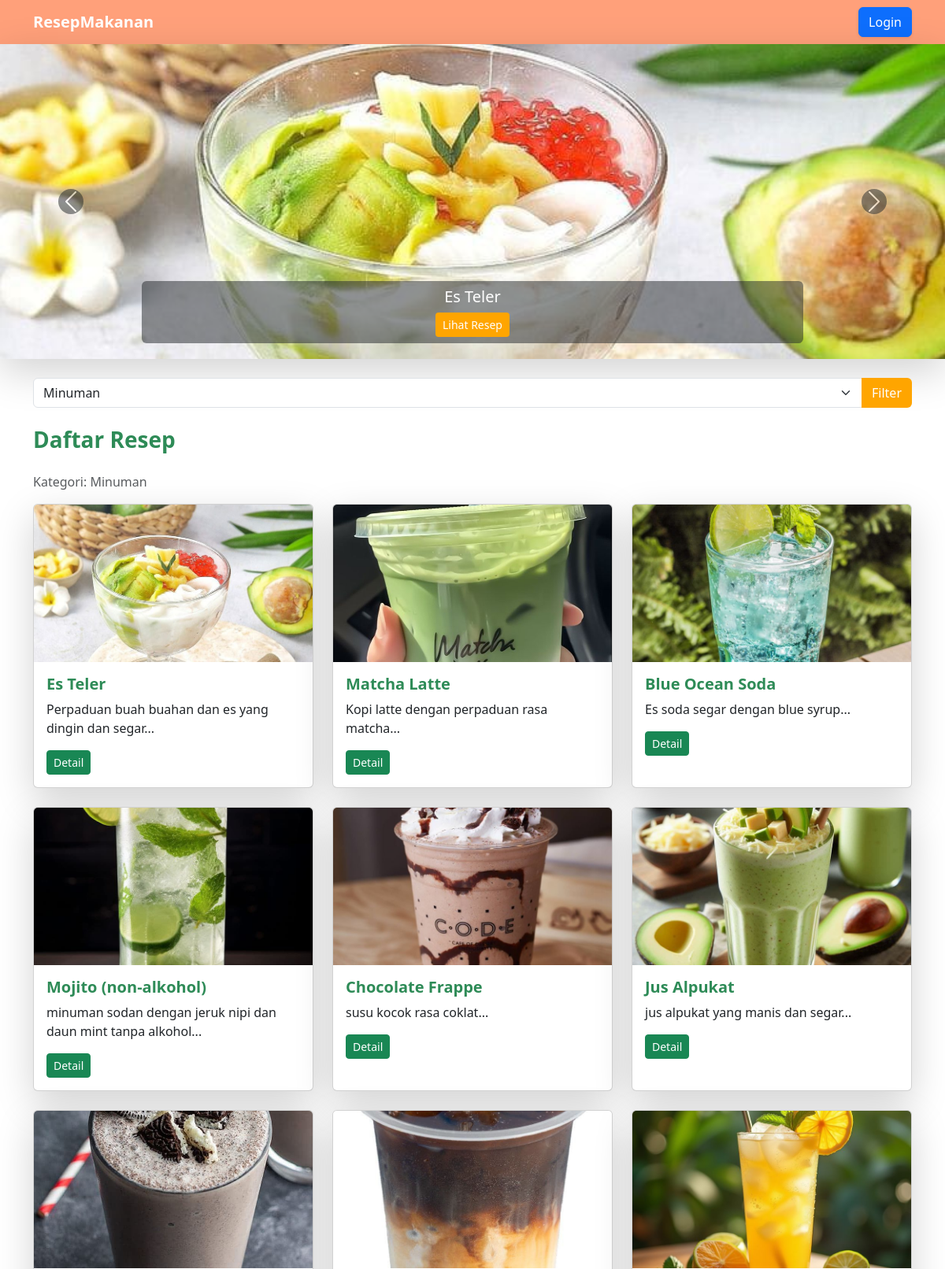
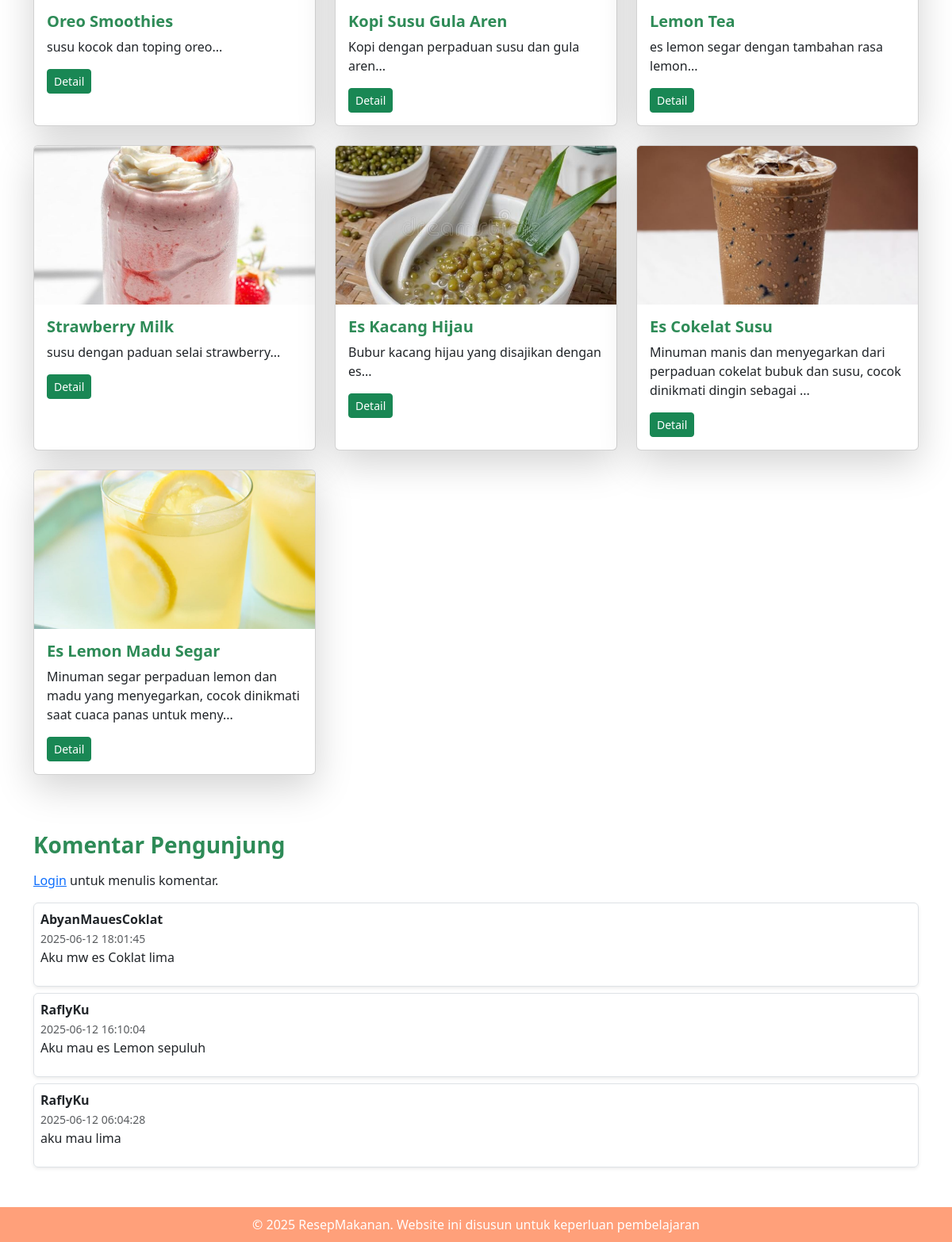
The page /index.php?kategori=3 on the database its author committed (2 pictures, top to bottom).
### tables this page shows
CREATE TABLE `resep` (
  `id` int(11) NOT NULL,
  `judul` varchar(255) NOT NULL,
  `deskripsi` text NOT NULL,
  `kategori` varchar(100) DEFAULT NULL,
  `bahan` text NOT NULL,
  `langkah` text NOT NULL,
  `gambar` varchar(255) DEFAULT NULL,
  `id_kategori` int(11) DEFAULT NULL
);

CREATE TABLE `kategori` (
  `id` int(11) NOT NULL,
  `nama_kategori` varchar(100) NOT NULL
);

CREATE TABLE `komentar_web` (
  `id` int(11) NOT NULL,
  `user_id` int(11) NOT NULL,
  `komentar` text NOT NULL,
  `created_at` timestamp NOT NULL DEFAULT current_timestamp()
);

CREATE TABLE `users` (
  `id` int(11) NOT NULL,
  `username` varchar(50) NOT NULL,
  `password` varchar(255) NOT NULL,
  `created_at` timestamp NOT NULL DEFAULT current_timestamp(),
  `role` enum('admin','user') DEFAULT 'user'
);

### index.php (the view, shortened to what this page needs)
<?php
include 'koneksi.php';
$whereKategori = "";
if (isset($_GET['kategori']) && is_numeric($_GET['kategori'])) {
  $kategoriId = (int)$_GET['kategori'];
  $whereKategori = "WHERE r.id_kategori = $kategoriId";
}
$result = $koneksi->query("
  SELECT r.*, k.nama_kategori
  FROM resep r
  LEFT JOIN kategori k ON r.id_kategori = k.id
  $whereKategori
  ORDER BY r.id DESC
");
$reseps = $result->fetch_all(MYSQLI_ASSOC);
$komentarResult = $koneksi->query("SELECT k.*, u.username FROM komentar_web k JOIN users u ON k.user_id = u.id ORDER BY k.created_at DESC");
$komentars = $komentarResult->fetch_all(MYSQLI_ASSOC);
?>
<!DOCTYPE html>
<html lang="id">
<head>
  <link href="https://cdn.jsdelivr.net/npm/bootstrap@5.3.0/dist/css/bootstrap.min.css" rel="stylesheet">
</head>
<body>
<nav class="navbar navbar-expand-lg shadow-lg">
  <div class="container ">
    <a class="navbar-brand " href="index.php">ResepMakanan</a>
    <div class="d-flex">
      <?php if (isset($_SESSION['username'])): ?>
        <a href="dashboard.php" class="btn btn-success me-2 shadow-sm">🏠 Dashboard</a>
        <a href="tambah-resep.php" class="btn btn-light me-2 shadow-sm">+ Tambah Resep</a>
        <a href="logout.php" class="btn btn-danger shadow-sm">Logout</a>
      <?php else: ?>
        <a href="login.php" class="btn btn-primary shadow-sm">Login</a>
      <?php endif; ?>
    </div>
  </div>
</nav>
<?php if (!empty($reseps)): ?>
<div id="carouselResep" class="carousel slide shadow-lg" data-bs-ride="carousel">
  <div class="carousel-inner">
    <?php foreach ($reseps as $i => $r): ?>
      <div class="carousel-item <?= $i === 0 ? 'active' : '' ?>">
        <img src="images/<?= htmlspecialchars($r['gambar']) ?>" class="d-block w-100" style="height: 400px; object-fit: cover;" alt="<?= htmlspecialchars($r['judul']) ?>">
        <div class="carousel-caption d-none d-md-block bg-dark bg-opacity-50 p-2 rounded">
          <h5><?= htmlspecialchars($r['judul']) ?></h5>
          <a href="detail-resep.php?id=<?= $r['id'] ?>" class="btn btn-sm btn-orange">Lihat Resep</a>
        </div>
      </div>
    <?php endforeach; ?>
  </div>
  <button class="carousel-control-prev" type="button" data-bs-target="#carouselResep" data-bs-slide="prev">
    <span class="carousel-control-prev-icon bg-dark rounded-circle"></span>
  </button>
  <button class="carousel-control-next" type="button" data-bs-target="#carouselResep" data-bs-slide="next">
    <span class="carousel-control-next-icon bg-dark rounded-circle"></span>
  </button>
</div>
<?php endif; ?>
<div class="container mt-4">
  <form method="GET" class="mb-3">
    <div class="input-group">
      <select name="kategori" class="form-select">
        <?php
          $kategoriResult = $koneksi->query("SELECT * FROM kategori");
          while ($k = $kategoriResult->fetch_assoc()):
        ?>
          <option value="<?= $k['id'] ?>" <?= isset($_GET['kategori']) && $_GET['kategori'] == $k['id'] ? 'selected' : '' ?>>
            <?= htmlspecialchars($k['nama_kategori']) ?>
          </option>
        <?php endwhile; ?>
      </select>
      <button class="btn btn-orange" type="submit">Filter</button>
    </div>
  </form>
</div>
<div class="container mt-4 ">
  <h3 class="section-title mb-4">Daftar Resep</h3>
  <?php if (!empty($reseps)): ?>
    <p class="text-muted">Kategori: <?= htmlspecialchars($reseps[0]['nama_kategori']) ?></p>
  <?php endif; ?>
  <div class="row">
    <?php if (empty($reseps)): ?>
      <p class="text-muted">Belum ada resep ditemukan.</p>
    <?php else: ?>
      <?php foreach ($reseps as $r): ?>
        <div class="col-md-4 mb-4 ">
          <div class="card h-100 shadow-lg">
            <img src="images/<?= htmlspecialchars($r['gambar']) ?>" class="card-img-top" style="height: 200px; object-fit: cover;" alt="<?= htmlspecialchars($r['judul']) ?>">
            <div class="card-body">
              <h5 class="card-title"><?= htmlspecialchars($r['judul']) ?></h5>
              <p class="card-text"><?= substr(strip_tags($r['deskripsi']), 0, 100) ?>...</p>
              <a href="detail-resep.php?id=<?= $r['id'] ?>" class="btn btn-sm btn-success">Detail</a>
            </div>
          </div>
        </div>
      <?php endforeach; ?>
    <?php endif; ?>
  </div>
</div>
<div class="container mt-5">
  <h3 class="section-title mb-3">Komentar Pengunjung</h3>
  <?php if (isset($_SESSION['username'])): ?>
  <form action="proses-komentar-web.php" method="POST" class="mb-4">
    <div class="mb-3">
      <textarea name="komentar" class="form-control shadow-sm" placeholder="Tulis komentar Anda..." rows="3" required></textarea>
    </div>
    <button type="submit" class="btn btn-orange shadow-sm">Kirim Komentar</button>
  </form>
  <?php else: ?>
    <p><a href="login.php">Login</a> untuk menulis komentar.</p>
  <?php endif; ?>
  <?php if (empty($komentars)): ?>
    <p class="text-muted">Belum ada komentar.</p>
  <?php else: ?>
    <?php foreach ($komentars as $k): ?>
      <div class="border rounded p-2 mb-2 shadow-sm">
        <strong><?= htmlspecialchars($k['username']) ?></strong><br>
        <small class="text-muted"><?= $k['created_at'] ?></small>
        <p><?= nl2br(htmlspecialchars($k['komentar'])) ?></p>
      </div>
    <?php endforeach; ?>
  <?php endif; ?>
</div>
<footer class="footer text-center">
  <div class="container">
    <p class="mb-0">© <?= date('Y') ?> ResepMakanan. Website ini disusun untuk keperluan pembelajaran</p>
  </div>
</footer>
</body>
</html>

### index.php (style rules this page uses)
body { background-color: white; font-family: 'Segoe UI', sans-serif; }
.navbar { background-color: #FFA07A; }
.navbar-brand, .nav-link { color: white !important; font-weight: bold; }
.btn-orange { background-color: #ffa500; color: white; }
.section-title { color: #2e8b57; font-weight: bold; }
.card-title { font-weight: bold; color: #2e8b57; }
.footer { background-color: #FFA07A; color: white; padding: 10px 0; margin-top: 50px; }

### rows shown on the page
resep: gambar (picture), judul "Es Teler", deskripsi "Perpaduan buah buahan dan es yang dingin dan segar"
kategori: nama_kategori "Minuman"
resep: gambar (picture), judul "Matcha Latte", deskripsi "Kopi latte dengan perpaduan rasa matcha"
resep: gambar (picture), judul "Blue Ocean Soda", deskripsi "Es soda segar dengan blue syrup"
resep: gambar (picture), judul "Mojito (non-alkohol)", deskripsi "minuman sodan dengan jeruk nipi dan daun mint tanpa alkohol"
resep: gambar (picture), judul "Chocolate Frappe", deskripsi "susu kocok rasa coklat"
resep: gambar (picture), judul "Jus Alpukat", deskripsi "jus alpukat yang manis dan segar"
resep: gambar (picture), judul "Oreo Smoothies", deskripsi "susu kocok dan toping oreo"
resep: gambar (picture), judul "Kopi Susu Gula Aren", deskripsi "Kopi dengan perpaduan susu dan gula aren"
resep: gambar (picture), judul "Lemon Tea", deskripsi "es lemon segar dengan tambahan rasa lemon"
resep: gambar (picture), judul "Strawberry Milk", deskripsi "susu dengan paduan selai strawberry"
resep: gambar (picture), judul "Es Kacang Hijau", deskripsi "Bubur kacang hijau yang disajikan dengan es"
resep: gambar (picture), judul "Es Cokelat Susu", deskripsi "Minuman manis dan menyegarkan dari perpaduan cokelat bubuk dan susu, cocok dinikmati dingin sebagai"
resep: gambar (picture), judul "Es Lemon Madu Segar", deskripsi "Minuman segar perpaduan lemon dan madu yang menyegarkan, cocok dinikmati saat cuaca panas untuk meny"
komentar_web: user.username "AbyanMauesCoklat", created_at "2025-06-12 18:01:45", komentar "Aku mw es Coklat lima"
komentar_web: user.username "RaflyKu", created_at "2025-06-12 16:10:04", komentar "Aku mau es Lemon sepuluh"
komentar_web: user.username "RaflyKu", created_at "2025-06-12 06:04:28", komentar "aku mau lima"

### other values the page prints
form field kategori "Minuman"
